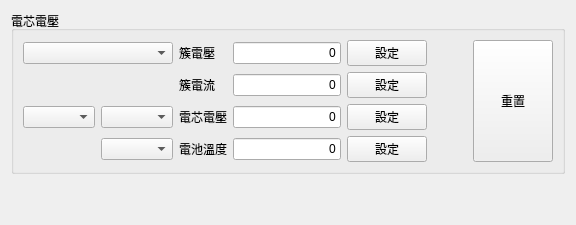
   <widget class="QWidget" name="tab_5">
    <attribute name="title">
     <string>模擬器</string>
    </attribute>
    <layout class="QVBoxLayout" name="verticalLayout">
     <item>
      <widget class="QGroupBox" name="groupBox_19">
       <property name="title">
        <string>電芯電壓</string>
       </property>
       <layout class="QGridLayout" name="gridLayout_11">
        <item row="2" column="4">
         <widget class="QPushButton" name="pbSimCV">
          <property name="text">
           <string>設定</string>
          </property>
         </widget>
        </item>
        <item row="2" column="0">
         <widget class="QComboBox" name="cbSimBat"/>
        </item>
        <item row="2" column="3">
         <widget class="FocusEditor" name="leSimCV">
          <property name="sizePolicy">
           <sizepolicy hsizetype="Fixed" vsizetype="Fixed">
            <horstretch>0</horstretch>
            <verstretch>0</verstretch>
           </sizepolicy>
          </property>
          <property name="text">
           <string>0</string>
          </property>
          <property name="alignment">
           <set>Qt::AlignRight|Qt::AlignTrailing|Qt::AlignVCenter</set>
          </property>
         </widget>
        </item>
        <item row="0" column="2">
         <widget class="QLabel" name="label_14">
          <property name="text">
           <string>簇電壓</string>
          </property>
         </widget>
        </item>
        <item row="3" column="2">
         <widget class="QLabel" name="label_19">
          <property name="text">
           <string>電池溫度</string>
          </property>
         </widget>
        </item>
        <item row="0" column="3">
         <widget class="FocusEditor" name="leSimSV">
          <property name="sizePolicy">
           <sizepolicy hsizetype="Fixed" vsizetype="Fixed">
            <horstretch>0</horstretch>
            <verstretch>0</verstretch>
           </sizepolicy>
          </property>
          <property name="text">
           <string>0</string>
          </property>
          <property name="alignment">
           <set>Qt::AlignRight|Qt::AlignTrailing|Qt::AlignVCenter</set>
          </property>
         </widget>
        </item>
        <item row="1" column="4">
         <widget class="QPushButton" name="pbSimSA">
          <property name="text">
           <string>設定</string>
          </property>
         </widget>
        </item>
        <item row="0" column="4">
         <widget class="QPushButton" name="pbSimSV">
          <property name="text">
           <string>設定</string>
          </property>
         </widget>
        </item>
        <item row="1" column="2">
         <widget class="QLabel" name="label_17">
          <property name="text">
           <string>簇電流</string>
          </property>
         </widget>
        </item>
        <item row="1" column="3">
         <widget class="FocusEditor" name="leSimSA">
          <property name="sizePolicy">
           <sizepolicy hsizetype="Fixed" vsizetype="Fixed">
            <horstretch>0</horstretch>
            <verstretch>0</verstretch>
           </sizepolicy>
          </property>
          <property name="text">
           <string>0</string>
          </property>
          <property name="alignment">
           <set>Qt::AlignRight|Qt::AlignTrailing|Qt::AlignVCenter</set>
          </property>
         </widget>
        </item>
        <item row="3" column="4">
         <widget class="QPushButton" name="pbSimPT">
          <property name="text">
           <string>設定</string>
          </property>
         </widget>
        </item>
        <item row="2" column="2">
         <widget class="QLabel" name="label_18">
          <property name="text">
           <string>電芯電壓</string>
          </property>
         </widget>
        </item>
        <item row="3" column="1">
         <widget class="QComboBox" name="cbSimNID"/>
        </item>
        <item row="3" column="3">
         <widget class="FocusEditor" name="leSimPT">
          <property name="sizePolicy">
           <sizepolicy hsizetype="Fixed" vsizetype="Fixed">
            <horstretch>0</horstretch>
            <verstretch>0</verstretch>
           </sizepolicy>
          </property>
          <property name="text">
           <string>0</string>
          </property>
          <property name="alignment">
           <set>Qt::AlignRight|Qt::AlignTrailing|Qt::AlignVCenter</set>
          </property>
         </widget>
        </item>
        <item row="0" column="6" rowspan="4">
         <widget class="QPushButton" name="pbSimReset">
          <property name="sizePolicy">
           <sizepolicy hsizetype="Minimum" vsizetype="Expanding">
            <horstretch>0</horstretch>
            <verstretch>0</verstretch>
           </sizepolicy>
          </property>
          <property name="text">
           <string>重置</string>
          </property>
         </widget>
        </item>
        <item row="0" column="0" colspan="2">
         <widget class="QComboBox" name="cbSimGroup"/>
        </item>
        <item row="2" column="1">
         <widget class="QComboBox" name="cbSimCID"/>
        </item>
        <item row="0" column="5">
         <spacer name="horizontalSpacer_6">
          <property name="orientation">
           <enum>Qt::Horizontal</enum>
          </property>
          <property name="sizeHint" stdset="0">
           <size>
            <width>40</width>
            <height>20</height>
           </size>
          </property>
         </spacer>
        </item>
       </layout>
      </widget>
     </item>
     <item>
      <spacer name="verticalSpacer">
       <property name="orientation">
        <enum>Qt::Vertical</enum>
       </property>
       <property name="sizeHint" stdset="0">
        <size>
         <width>20</width>
         <height>40</height>
        </size>
       </property>
      </spacer>
     </item>
    </layout>
   </widget>
